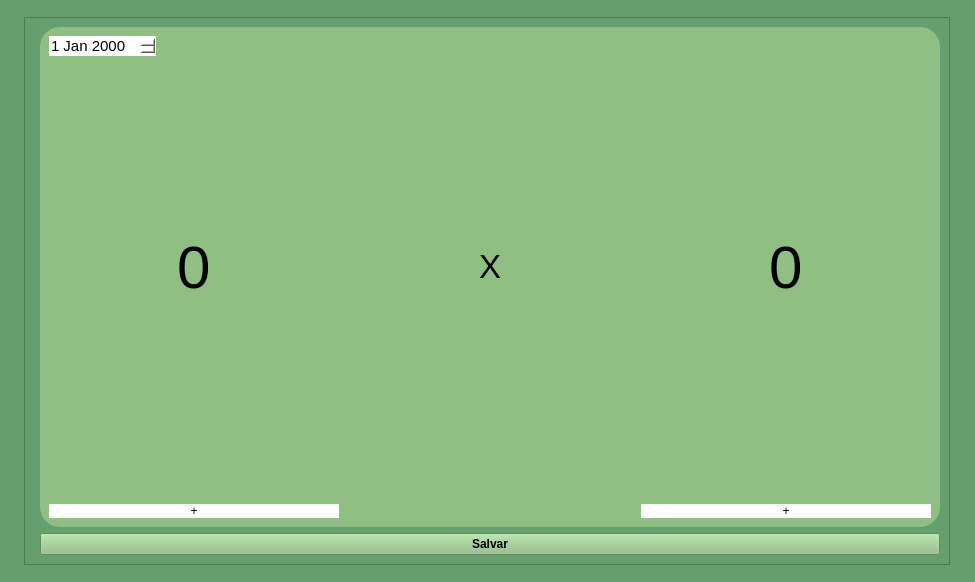
<?xml version="1.0" encoding="UTF-8"?>
<ui version="4.0">
 <class>MainWindow</class>
 <widget class="QMainWindow" name="MainWindow">
  <property name="geometry">
   <rect>
    <x>0</x>
    <y>0</y>
    <width>975</width>
    <height>582</height>
   </rect>
  </property>
  <property name="minimumSize">
   <size>
    <width>500</width>
    <height>500</height>
   </size>
  </property>
  <property name="mouseTracking">
   <bool>true</bool>
  </property>
  <property name="windowTitle">
   <string>MainWindow</string>
  </property>
  <property name="styleSheet">
   <string notr="true">background-color: rgb(101, 159, 109);</string>
  </property>
  <widget class="QWidget" name="centralwidget">
   <property name="enabled">
    <bool>true</bool>
   </property>
   <layout class="QGridLayout" name="gridLayout">
    <item row="0" column="0" alignment="Qt::AlignmentFlag::AlignHCenter|Qt::AlignmentFlag::AlignVCenter">
     <widget class="QFrame" name="frame_2">
      <property name="minimumSize">
       <size>
        <width>500</width>
        <height>500</height>
       </size>
      </property>
      <property name="frameShape">
       <enum>QFrame::Shape::StyledPanel</enum>
      </property>
      <property name="frameShadow">
       <enum>QFrame::Shadow::Raised</enum>
      </property>
      <layout class="QFormLayout" name="formLayout_2">
       <item row="1" column="1">
        <widget class="QFrame" name="frame">
         <property name="minimumSize">
          <size>
           <width>900</width>
           <height>500</height>
          </size>
         </property>
         <property name="maximumSize">
          <size>
           <width>500</width>
           <height>16777215</height>
          </size>
         </property>
         <property name="styleSheet">
          <string notr="true">background-color: rgb(143, 191, 131);
border-radius:20px;</string>
         </property>
         <property name="frameShape">
          <enum>QFrame::Shape::StyledPanel</enum>
         </property>
         <property name="frameShadow">
          <enum>QFrame::Shadow::Raised</enum>
         </property>
         <layout class="QGridLayout" name="gridLayout_2">
          <item row="1" column="0" alignment="Qt::AlignmentFlag::AlignLeft|Qt::AlignmentFlag::AlignTop">
           <widget class="QDateEdit" name="input_data">
            <property name="font">
             <font>
              <pointsize>11</pointsize>
             </font>
            </property>
            <property name="styleSheet">
             <string notr="true">background-color:rgb(255, 255, 255)</string>
            </property>
           </widget>
          </item>
          <item row="2" column="2" alignment="Qt::AlignmentFlag::AlignHCenter|Qt::AlignmentFlag::AlignVCenter">
           <widget class="QLabel" name="txt_time2">
            <property name="font">
             <font>
              <pointsize>45</pointsize>
             </font>
            </property>
            <property name="text">
             <string>0</string>
            </property>
           </widget>
          </item>
          <item row="4" column="2">
           <widget class="QPushButton" name="txt_mais2">
            <property name="styleSheet">
             <string notr="true">background-color: rgb(255, 255, 255);</string>
            </property>
            <property name="text">
             <string>+</string>
            </property>
           </widget>
          </item>
          <item row="2" column="0" alignment="Qt::AlignmentFlag::AlignHCenter|Qt::AlignmentFlag::AlignVCenter">
           <widget class="QLabel" name="txt_time1">
            <property name="font">
             <font>
              <pointsize>45</pointsize>
             </font>
            </property>
            <property name="text">
             <string>0</string>
            </property>
           </widget>
          </item>
          <item row="3" column="0">
           <widget class="QLabel" name="img">
            <property name="text">
             <string/>
            </property>
            <property name="pixmap">
             <pixmap>../../../Pictures/Palmeiras_logo.svg.png</pixmap>
            </property>
           </widget>
          </item>
          <item row="2" column="1" alignment="Qt::AlignmentFlag::AlignHCenter|Qt::AlignmentFlag::AlignVCenter">
           <widget class="QLabel" name="txt_x">
            <property name="font">
             <font>
              <pointsize>25</pointsize>
             </font>
            </property>
            <property name="text">
             <string>X</string>
            </property>
           </widget>
          </item>
          <item row="4" column="0">
           <widget class="QPushButton" name="botao_mais1">
            <property name="styleSheet">
             <string notr="true">background-color: rgb(255, 255, 255);</string>
            </property>
            <property name="text">
             <string>+</string>
            </property>
           </widget>
          </item>
          <item row="3" column="2">
           <widget class="QLabel" name="img_2">
            <property name="text">
             <string/>
            </property>
            <property name="pixmap">
             <pixmap>../../../Downloads/png-transparent-sport-club-corinthians-paulista-corinthians-arena-esporte-clube-corinthians-sao-paulo-fc-clube-de-regatas-do-flamengo-corinthians-thumbnail-removebg-preview.png</pixmap>
            </property>
           </widget>
          </item>
         </layout>
        </widget>
       </item>
       <item row="2" column="1">
        <widget class="QPushButton" name="botao_salvar">
         <property name="font">
          <font>
           <bold>true</bold>
          </font>
         </property>
         <property name="styleSheet">
          <string notr="true">background-color: rgb(143, 191, 131);
bolder-radius:50px;</string>
         </property>
         <property name="text">
          <string>Salvar</string>
         </property>
        </widget>
       </item>
      </layout>
     </widget>
    </item>
   </layout>
  </widget>
 </widget>
 <resources/>
 <connections/>
</ui>
